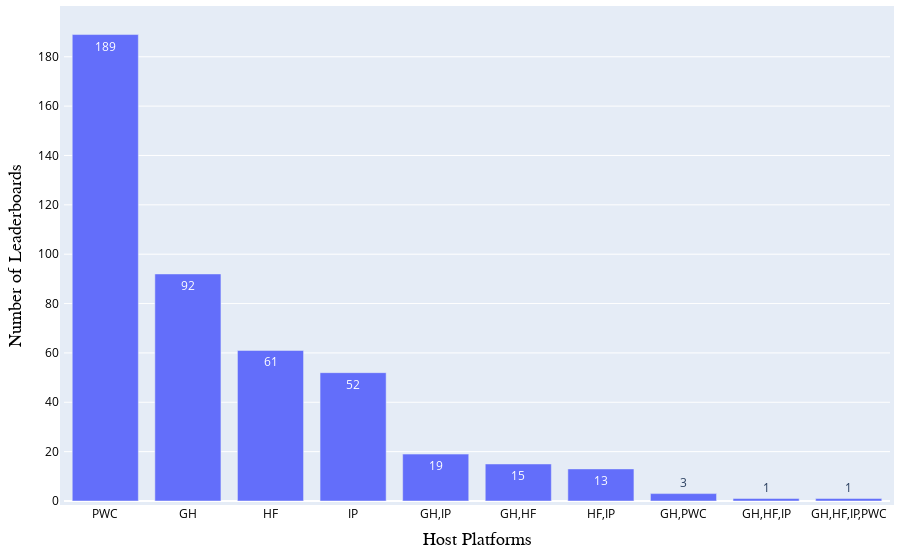

This figure's notebook cell:
### Code cell
df = pd.read_csv(path_meta / 'leaderboard_processed.csv')
df['Platforms'] = df['Platforms'].apply(ast.literal_eval)
df['Platforms'] = df['Platforms'].apply(lambda x: [platform_abbreviation_mapping_inverse[platform] for platform in x])
df['Platforms'] = df['Platforms'].apply(lambda x: ','.join(x).upper())
df = df.explode('Platforms')['Platforms'].value_counts().reset_index(name='Frequency')

fig = px.bar(
    x=df['Platforms'],
    y=df['Frequency'],
    text_auto=True,
    labels={'x': 'Host Platforms', 'y': 'Number of Leaderboards'},
)
# Update the layout for a tighter look
fig.update_layout(
    autosize=True,
    margin=dict(
        l=10,  # Left margin
        r=10,  # Right margin
        b=10,  # Bottom margin
        t=10,  # Top margin
        pad=4  # Padding between the plot and the margin
    ),
    xaxis=dict(title_font=dict(size=18, family='Arial, bold', color='black'),tickfont=dict(color='black')),
    yaxis=dict(title_font=dict(size=18, family='Arial, bold', color='black'),tickfont=dict(color='black')),
)
fig.show()
pio.write_image(fig, f'{path_meta}/platform-combo-distribution.pdf')

### Figure 1 — Plotly figure (JSON) as saved in the notebook; plotly's stock layout.template omitted (floating-point values rounded to 4 significant figures)
{"data": [{"alignmentgroup": "True", "hovertemplate": "Host Platforms=%{x}<br>Number of Leaderboards=%{y}<extra></extra>", "legendgroup": "", "marker": {"color": "#636efa", "pattern": {"shape": ""}}, "name": "", "offsetgroup": "", "orientation": "v", "showlegend": false, "textposition": "auto", "texttemplate": "%{y}", "type": "bar", "x": ["PWC", "GH", "HF", "IP", "GH,IP", "GH,HF", "HF,IP", "GH,PWC", "GH,HF,IP", "GH,HF,IP,PWC"], "xaxis": "x", "y": [189, 92, 61, 52, 19, 15, 13, 3, 1, 1], "yaxis": "y"}], "layout": {"autosize": true, "barmode": "relative", "legend": {"tracegroupgap": 0}, "margin": {"b": 10, "l": 10, "pad": 4, "r": 10, "t": 10}, "xaxis": {"anchor": "y", "domain": [0, 1], "tickfont": {"color": "black"}, "title": {"font": {"color": "black", "family": "Arial, bold", "size": 18}, "text": "Host Platforms"}}, "yaxis": {"anchor": "x", "domain": [0, 1], "tickfont": {"color": "black"}, "title": {"font": {"color": "black", "family": "Arial, bold", "size": 18}, "text": "Number of Leaderboards"}}}}
